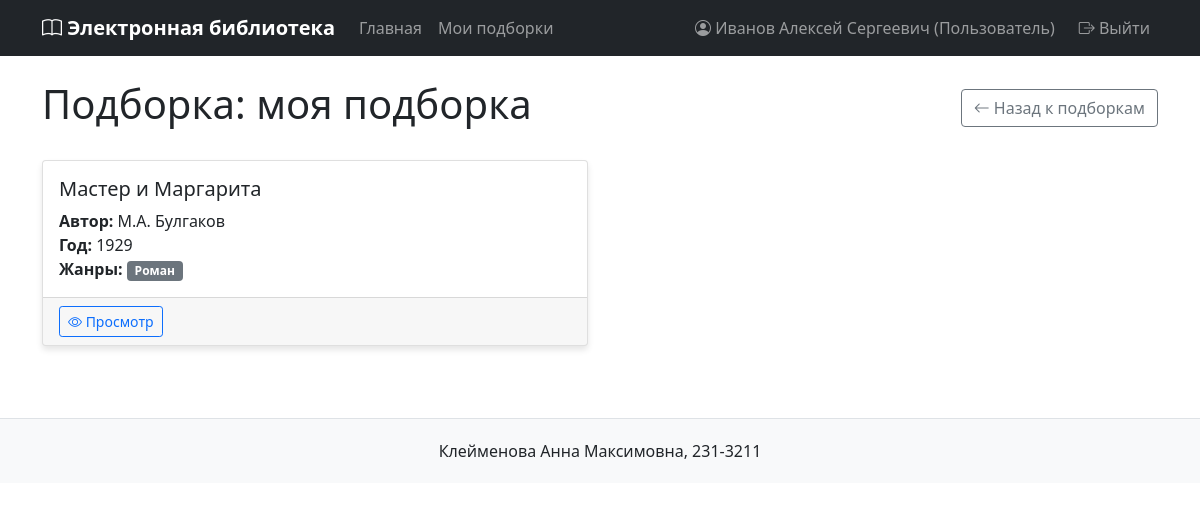
/collections/1 (signed in), run on the app's committed database.
### models.py (models this page shows, shortened)
class User(UserMixin, db.Model):
    __tablename__ = 'users'
    id = db.Column(db.Integer, primary_key=True)
    login = db.Column(db.String(100), nullable=False, unique=True)
    password_hash = db.Column(db.String(255), nullable=False)
    last_name = db.Column(db.String(100), nullable=False)
    first_name = db.Column(db.String(100), nullable=False)
    middle_name = db.Column(db.String(100))
    role_id = db.Column(db.Integer, db.ForeignKey('roles.id'), nullable=False)
    reviews = db.relationship('Review', backref='user', lazy=True, cascade='all, delete-orphan')
    collections = db.relationship('Collection', backref='user', lazy=True, cascade='all, delete-orphan')
    def get_full_name(self):
        if self.middle_name:
            return f"{self.last_name} {self.first_name} {self.middle_name}"
        return f"{self.last_name} {self.first_name}"

class Role(db.Model):
    __tablename__ = 'roles'
    id = db.Column(db.Integer, primary_key=True)
    name = db.Column(db.String(100), nullable=False, unique=True)
    description = db.Column(db.Text)
    users = db.relationship('User', backref='role', lazy=True)

class Collection(db.Model):
    __tablename__ = 'collections'
    id = db.Column(db.Integer, primary_key=True)
    name = db.Column(db.String(255), nullable=False)
    user_id = db.Column(db.Integer, db.ForeignKey('users.id', ondelete='CASCADE'), nullable=False)

class Book(db.Model):
    __tablename__ = 'books'
    id = db.Column(db.Integer, primary_key=True)
    title = db.Column(db.String(255), nullable=False)
    description = db.Column(db.Text, nullable=False)
    year = db.Column(db.Integer, nullable=False)
    publisher = db.Column(db.String(255), nullable=False)
    author = db.Column(db.String(255), nullable=False)
    pages = db.Column(db.Integer, nullable=False)
    genres = db.relationship('Genre', secondary=book_genres, lazy='subquery',
                           backref=db.backref('books', lazy=True))
    covers = db.relationship('Cover', backref='book', lazy=True, cascade='all, delete-orphan')
    reviews = db.relationship('Review', backref='book', lazy=True, cascade='all, delete-orphan')
    collections = db.relationship('Collection', secondary='book_collections', backref='books')

class Genre(db.Model):
    __tablename__ = 'genres'
    id = db.Column(db.Integer, primary_key=True)
    name = db.Column(db.String(100), nullable=False, unique=True)

### app.py (the view)
@app.route('/collections/<int:collection_id>')
@login_required
def collection_detail(collection_id):
    collection = Collection.query.get_or_404(collection_id)
    if collection.user_id != current_user.id and current_user.role.name != 'Администратор':
        flash('У вас нет доступа к этой подборке')
        return redirect(url_for('collections'))
    return render_template('collection_detail.html', collection=collection)

### app.py (called while the page is built)
@login_manager.user_loader
def load_user(user_id):
    return User.query.get(int(user_id))

### templates/collection_detail.html
{% extends "base.html" %}
{% block content %}
<div class="d-flex justify-content-between align-items-center mb-4">
    <h1>Подборка: {{ collection.name }}</h1>
    <a href="{{ url_for('collections') }}" class="btn btn-outline-secondary">
        <i class="bi bi-arrow-left"></i> Назад к подборкам
    </a>
</div>
{% if collection.books %}
<div class="row">
    {% for book in collection.books %}
    <div class="col-md-6 mb-4">
        <div class="card h-100">
            <div class="card-body">
                <h5 class="card-title">{{ book.title }}</h5>
                <p class="card-text">
                    <strong>Автор:</strong> {{ book.author }}<br>
                    <strong>Год:</strong> {{ book.year }}<br>
                    <strong>Жанры:</strong>
                    {% for genre in book.genres %}
                        <span class="badge bg-secondary">{{ genre.name }}</span>
                    {% endfor %}
                </p>
            </div>
            <div class="card-footer">
                <a href="{{ url_for('book_detail', book_id=book.id) }}" class="btn btn-sm btn-outline-primary">
                    <i class="bi bi-eye"></i> Просмотр
                </a>
            </div>
        </div>
    </div>
    {% endfor %}
</div>
{% else %}
<div class="text-center py-5">
    <i class="bi bi-book" style="font-size: 4rem; color: #6c757d;"></i>
    <h3 class="mt-3">В этой подборке пока нет книг</h3>
    <p class="text-muted">Добавьте книги из страницы просмотра книги</p>
</div>
{% endif %}
{% endblock %}

### templates/base.html (shortened to what this page needs)
<!DOCTYPE html>
<html lang="ru">
<head>
    <link href="https://cdn.jsdelivr.net/npm/bootstrap@5.1.3/dist/css/bootstrap.min.css" rel="stylesheet">
    <link rel="stylesheet" href="https://cdn.jsdelivr.net/npm/bootstrap-icons@1.7.2/font/bootstrap-icons.css">
    <link rel="stylesheet" href="{{ url_for('static', filename='css/style.css') }}">
</head>
<body>
    <nav class="navbar navbar-expand-lg navbar-dark bg-dark">
        <div class="container">
            <a class="navbar-brand" href="{{ url_for('index') }}">
                <i class="bi bi-book"></i> Электронная библиотека
            </a>
            <div class="collapse navbar-collapse" id="navbarNav">
                <ul class="navbar-nav me-auto">
                    <li class="nav-item">
                        <a class="nav-link" href="{{ url_for('index') }}">Главная</a>
                    </li>
                    {% if current_user.is_authenticated and current_user.role.name == 'Пользователь' %}
                    <li class="nav-item">
                        <a class="nav-link" href="{{ url_for('collections') }}">Мои подборки</a>
                    </li>
                    {% endif %}
                </ul>
                <div class="navbar-nav">
                    {% if current_user.is_authenticated %}
                        <span class="navbar-text me-3">
                            <i class="bi bi-person-circle"></i>
                            {{ current_user.get_full_name() }} ({{ current_user.role.name }})
                        </span>
                        <a class="nav-link" href="{{ url_for('logout') }}">
                            <i class="bi bi-box-arrow-right"></i> Выйти
                        </a>
                    {% else %}
                        <a class="nav-link" href="{{ url_for('login') }}">
                            <i class="bi bi-box-arrow-in-right"></i> Войти
                        </a>
                    {% endif %}
                </div>
            </div>
        </div>
    </nav>
    <div class="container mt-4">
        {% block content %}{% endblock %}
    </div>
    <footer class="footer mt-5">
        <div class="container text-center">
            <p class="mb-0">Клейменова Анна Максимовна, 231-3211</p>
        </div>
    </footer>
</body>
</html>

### static/css/style.css (style rules this page uses)
body { font-family: 'Segoe UI', Tahoma, Geneva, Verdana, sans-serif; }
.navbar-brand { font-weight: bold; }
.card { box-shadow: 0 4px 6px rgba(0, 0, 0, 0.1); transition: box-shadow 0.3s ease; }
.footer { margin-top: 50px; padding: 20px 0; background-color: #f8f9fa; border-top: 1px solid #dee2e6; }

### data on the page
User: get_full_name "Иванов Алексей Сергеевич"
Role: role.name "Пользователь"
Collection: name "моя подборка"
Book: title "Мастер и Маргарита", author "М.А. Булгаков", year "1929"
Genre: name "Роман"
